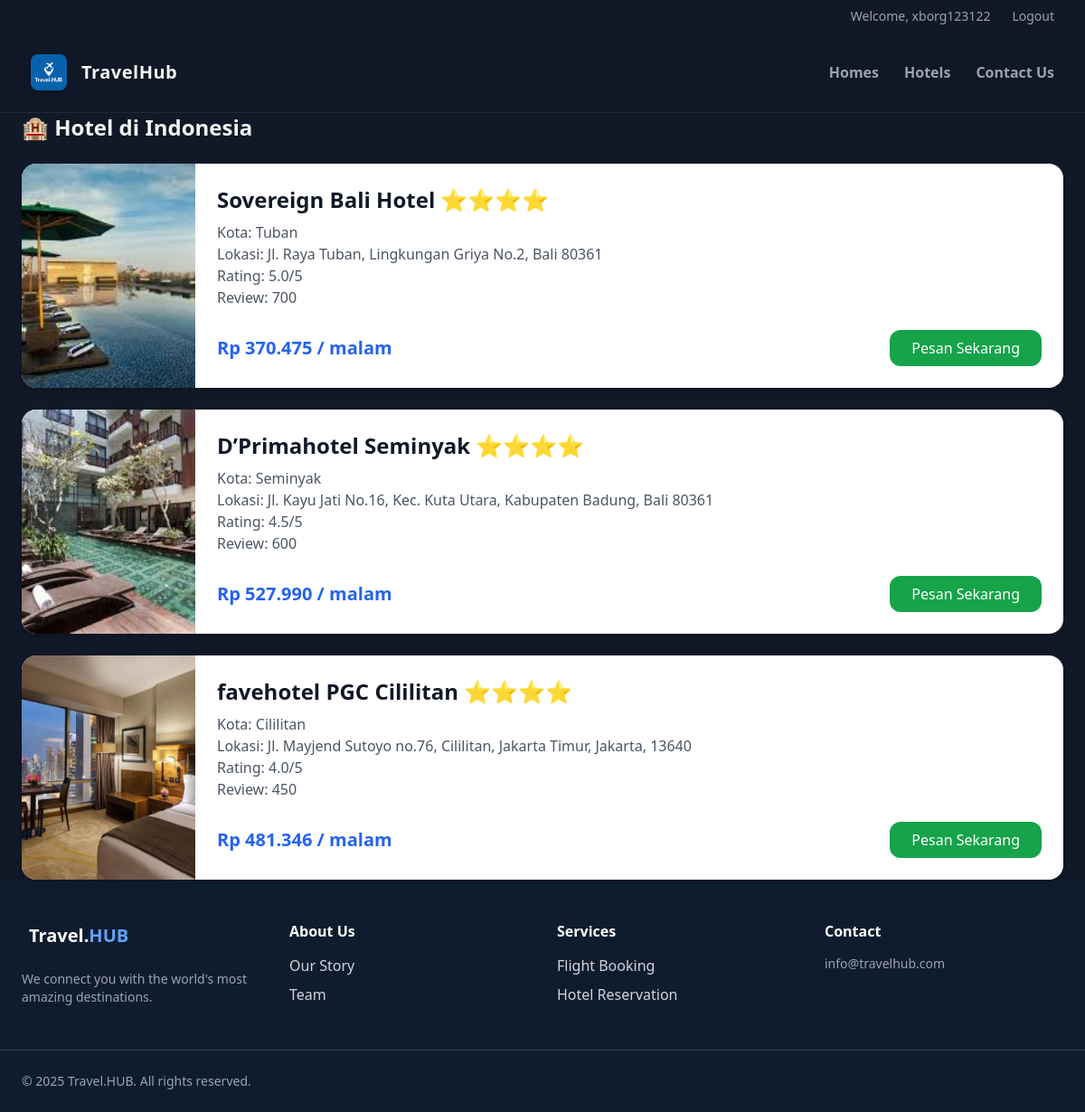
/page/search.php?destination_id=1 (signed in), run on the app's committed database.
### tables this page shows
CREATE TABLE `destinations` (
  `destination_id` int NOT NULL,
  `name` varchar(100) NOT NULL,
  `location` varchar(100) DEFAULT NULL,
  `description` text,
  `price` decimal(10,2) DEFAULT NULL,
  `image_url` varchar(255) DEFAULT NULL
);

CREATE TABLE `hotels` (
  `hotel_id` int NOT NULL,
  `name` varchar(100) NOT NULL,
  `address` varchar(255) DEFAULT NULL,
  `city` varchar(50) DEFAULT NULL,
  `rating` decimal(3,1) DEFAULT NULL,
  `reviews` int DEFAULT NULL,
  `image_hotel` varchar(255) DEFAULT NULL,
  `description` text,
  `price` decimal(12,2) NOT NULL,
  `destination_id` int NOT NULL
);

### page/search.php (the view, shortened to what this page needs)
<?php
include __DIR__ . "/../include/header.php";
$destination_id = intval($_GET['destination_id']);
$destQuery = $conn->prepare("SELECT * FROM destinations WHERE destination_id = ?");
$destQuery->bind_param("i", $destination_id);
$destQuery->execute();
$destination = $destQuery->get_result()->fetch_assoc();
$hotelQuery = $conn->prepare("SELECT * FROM hotels WHERE destination_id = ?");
$hotelQuery->bind_param("i", $destination_id);
$hotelQuery->execute();
$hotels = $hotelQuery->get_result();
?>
<!DOCTYPE html>
<html lang="en">
<head>
    <script src="https://cdn.tailwindcss.com"></script>
    <link rel="stylesheet" href="https://cdn.jsdelivr.net/npm/swiper@11/swiper-bundle.min.css" />
</head>
<body class="bg-gray-100 min-h-screen p-6">
      <div class="max-w-6xl mx-auto">
    <h1 class="text-2xl font-bold mb-4">🏨 Hotel di <?= htmlspecialchars($destination['name']) ?></h1>
    <div class="grid gap-6">
      <?php while($hotel = $hotels->fetch_assoc()): ?>
        <div class="bg-white rounded-2xl shadow-md overflow-hidden flex">
          <div class="w-48">
            <img src="../<?= htmlspecialchars($hotel['image_hotel']) ?>" class="object-cover w-full h-full"/>
          </div>
          <div class="p-4 flex-1">
            <h2 class="text-2xl font-bold text-gray-900 mb-2">
              <?= htmlspecialchars($hotel['name']) ?> ⭐⭐⭐⭐
            </h2>
            <p class="text-gray-600">Kota: <?= htmlspecialchars($hotel['city']) ?></p>
            <p class="text-gray-600">Lokasi: <?= htmlspecialchars($hotel['address']) ?></p>
            <p class="text-gray-600">Rating: <?= htmlspecialchars($hotel['rating']) ?>/5</p>
            <p class="text-gray-600">Review: <?= htmlspecialchars($hotel['reviews']) ?></p>
            <div class="text-right">
      <div class="flex justify-between items-center mt-4">
  <p class="text-xl font-bold text-blue-600">
    Rp <?= number_format($hotel['price'], 0, ',', '.') ?> / malam
  </p>
  <a href="booking.php?destination=<?= $destination_id ?>&hotel=<?= $hotel['hotel_id'] ?>"
     class="bg-green-600 hover:bg-green-700 text-white px-4 py-2 rounded-xl">
    Pesan Sekarang
  </a>
</div>
    </div>
          </div>
        </div>
      <?php endwhile; ?>
    </div>
  </div>
</body>
</html>
<?php include __DIR__ . "/../include/footer.php"; ?>

### data on the page
destinations: name "Indonesia"
hotels: image_hotel (picture), name "Sovereign Bali Hotel", city "Tuban", address "Jl. Raya Tuban, Lingkungan Griya No.2, Bali 80361", rating "5.0", reviews "700", price "370.475"
hotels: image_hotel (picture), name "D’Primahotel Seminyak", city "Seminyak", address "Jl. Kayu Jati No.16, Kec. Kuta Utara, Kabupaten Badung, Bali 80361", rating "4.5", reviews "600", price "527.990"
hotels: image_hotel (picture), name "favehotel PGC Cililitan", city "Cililitan", address "Jl. Mayjend Sutoyo no.76, Cililitan, Jakarta Timur, Jakarta, 13640", rating "4.0", reviews "450", price "481.346"

### other printed values
$_SESSION['user']['username'] "xborg123122"
